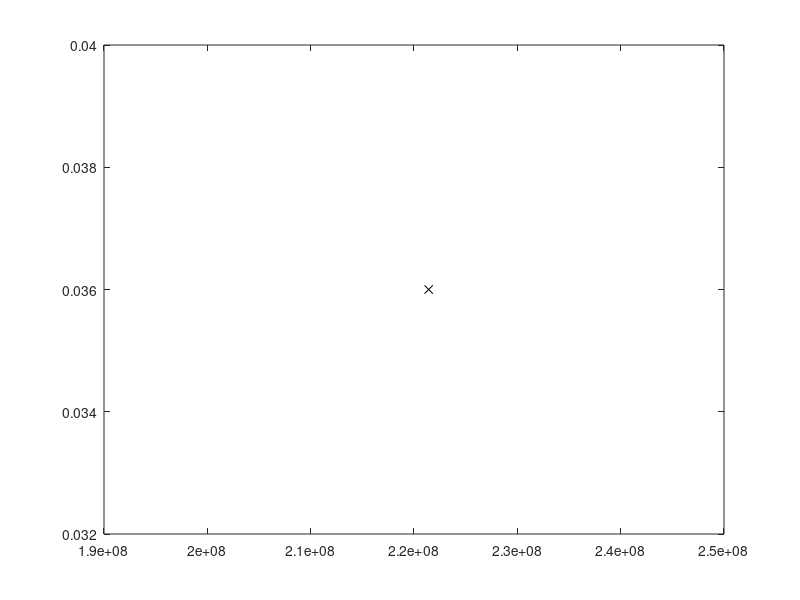

Reproduce this figure in MATLAB. (Note: this script raises an error after producing the figure.)
start_tic = tic;
close all

C = 1.82e-13;
m = 2.6465;
mm = 1e-3;

s = 70;
a0 = 2 * mm;
ac = 36 * mm;
C = C * (s*sqrt(pi))^m;
a2N = @(a) 2*(a(1)^(1-m/2) - a.^(1-m/2))/C/(m-2);

a = (a0^(1-m/2) - C*(m-2)*logspace(0,8)/2).^(2/(2-m));
a = sort([a linspace(a0, ac, 50)]);
a(a>ac) = [];
N = a2N(a);
plot(N, a, 'k');
plot(N(end), a(end), 'kx')

itvl = N(end)/4;
T = itvl * [1 2 3 4];
a = interp1(N, a, T);
a(end) = nan;
poda(a);

h = plot(T, a, 'ko');
h.MarkerSize = 6;

ylim([2 36] * mm)
plotx(T, 'k:')

h = gca;
ylim([2 40] * mm)
xlim([1 1.2*max(N)]);
xlabel('$N$');
ylabel('$a/$mm');
h.YTick = [2 10 20 30] * mm;
h.YTickLabel = split(num2str(h.YTick*1000));

dblarrow(gca, T([1 2]), [20 20]*mm);
h = text(mean(T(1:2)), 20*mm, '$T$');
h.VerticalAlignment = 'bottom';

grid off

%%
fprintf('%s elapsed: %f s\n', mfilename, toc(start_tic));

figure(1);
if strncmpi(mfilename, 'plot_', 5)
    pname = mfilename;  % mfilename(6:end) wont work.
    print(pname(6:end), '-depsc');
else
    set(1, 'windowstyle', 'docked')
end